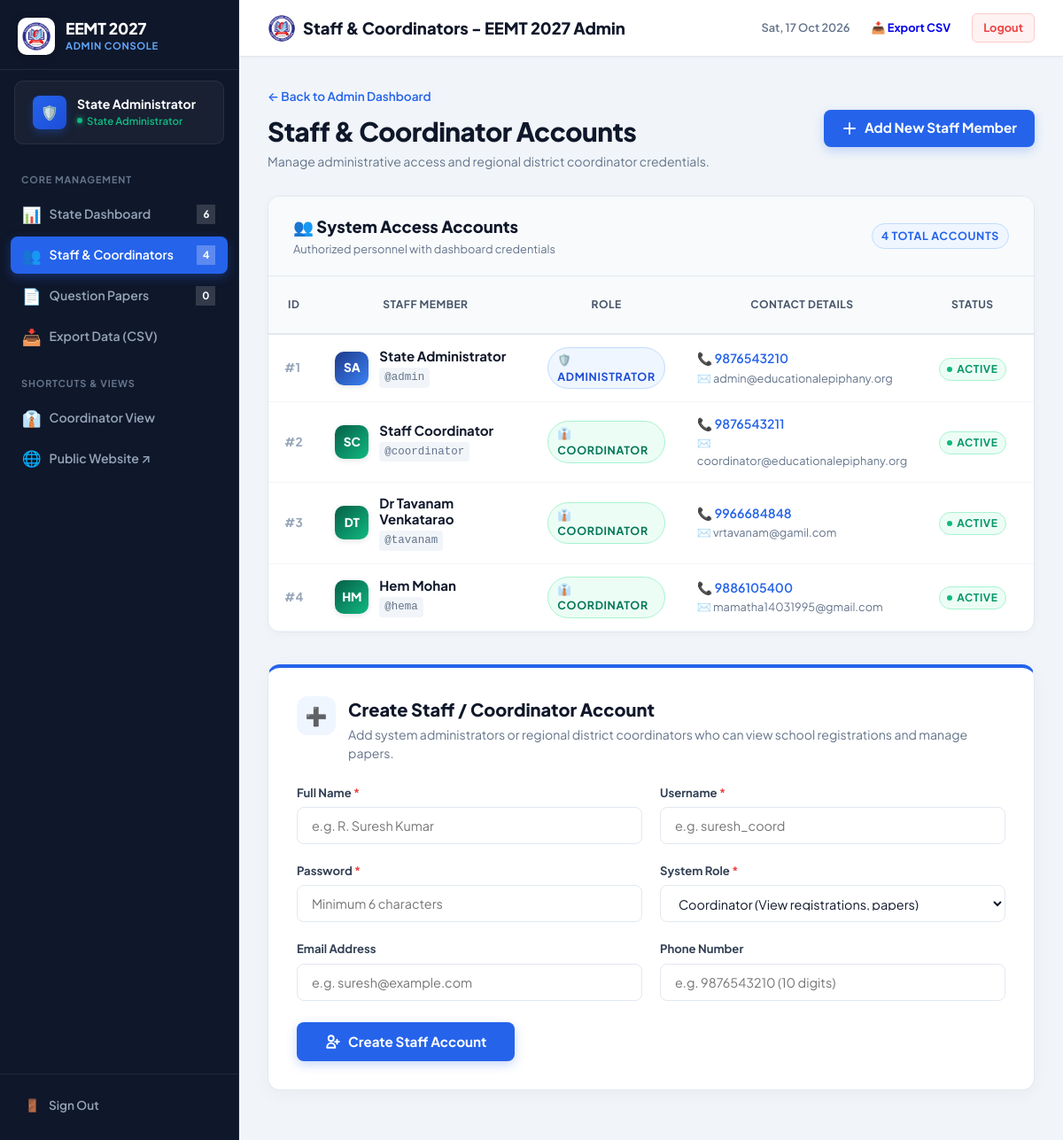
Page /admin/coordinators.php (signed in) on the earlier database version.
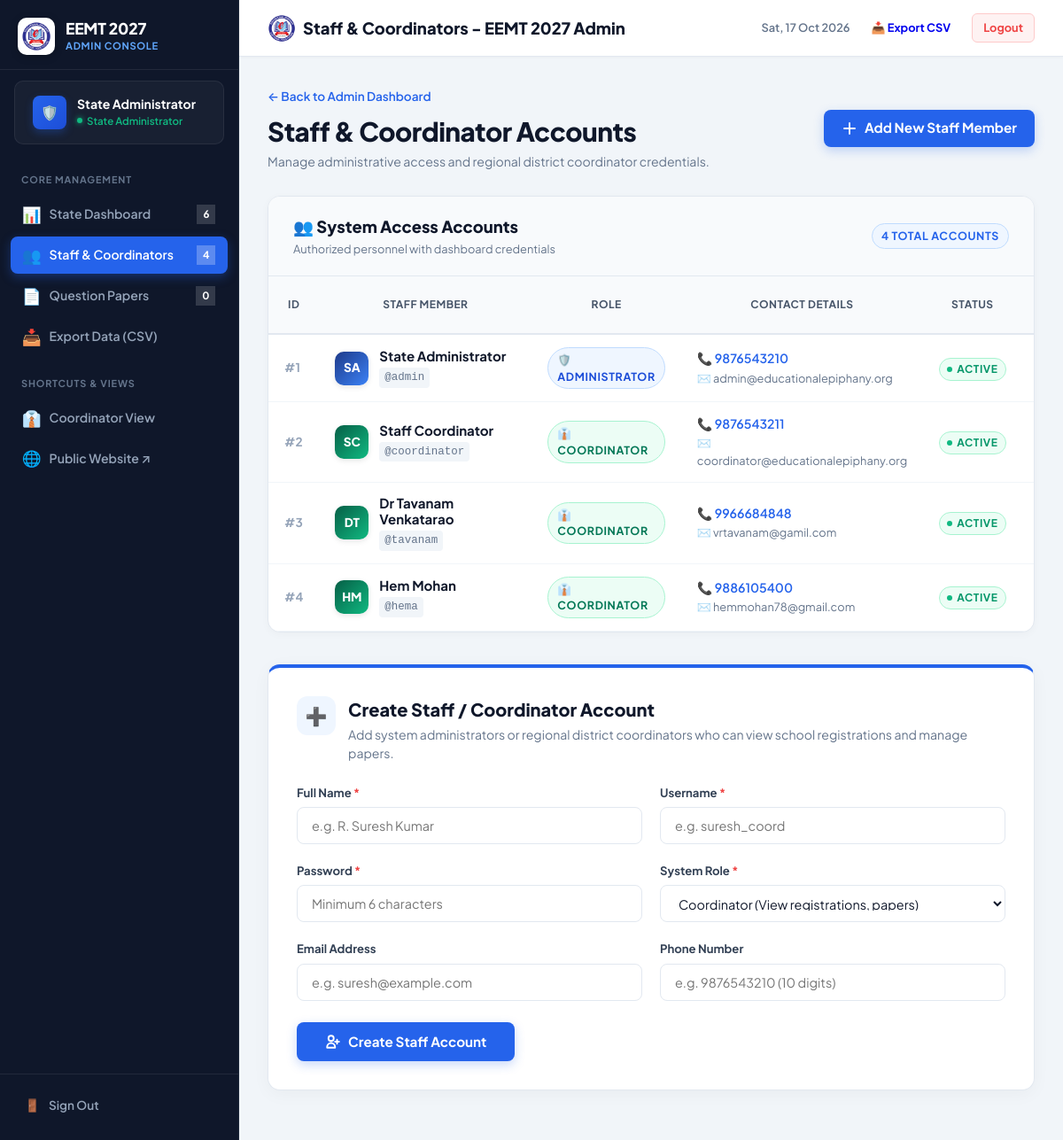
Same page on the later database version.
### tables this page shows
CREATE TABLE users (
            id INTEGER PRIMARY KEY AUTOINCREMENT,
            username TEXT NOT NULL UNIQUE,
            password_hash TEXT NOT NULL,
            name TEXT NOT NULL,
            role TEXT NOT NULL,
            assigned_district TEXT NULL,
            email TEXT NULL,
            mobile TEXT NULL,
            is_active INTEGER DEFAULT 1,
            created_at TEXT DEFAULT CURRENT_TIMESTAMP
        );

### includes/auth.php (called while the page is built, shortened)
<?php
function currentUser(): ?array {
    return $_SESSION['user'] ?? null;
}

### admin/coordinators.php (the view, shortened to what the rows shown need)
<?php
require_once __DIR__ . '/../includes/auth.php';
$pdo = getDB();
$stmt = $pdo->query("SELECT id, username, role, name, email, mobile, is_active, created_at FROM users ORDER BY id ASC");
$users = $stmt->fetchAll(PDO::FETCH_ASSOC);
$pageTitle = "Staff & Coordinators - EEMT 2027 Admin";
require_once __DIR__ . '/includes/admin_header.php';
?>
<div style="max-width: 1200px; margin: 0 auto;">
    <div style="margin-bottom: 1.75rem; display: flex; justify-content: space-between; align-items: center; flex-wrap: wrap; gap: 1rem;">
        <div>
            <h2 style="font-size: 1.85rem; font-weight: 800; color: #0f172a; margin-top: 0.35rem; letter-spacing: -0.5px;">
                Staff & Coordinator Accounts
            </h2>
        </div>
    </div>
    <div class="card" style="padding: 0; overflow: hidden; margin-bottom: 2.25rem; border: 1px solid #e2e8f0; border-radius: 14px; box-shadow: 0 2px 10px rgba(0,0,0,0.03);">
        <div class="table-responsive" style="overflow-x: auto; width: 100%;">
            <table class="table" style="width: 100%; min-width: 950px; border-collapse: collapse; margin-bottom: 0;">
                <thead style="background: #f8fafc; border-bottom: 2px solid #e2e8f0;">
                    <tr>
                        <th style="font-weight: 700; text-transform: uppercase; font-size: 0.75rem; letter-spacing: 0.5px; color: #475569; padding: 14px 18px; width: 70px;">ID</th>
                        <th style="font-weight: 700; text-transform: uppercase; font-size: 0.75rem; letter-spacing: 0.5px; color: #475569; padding: 14px 18px; min-width: 240px;">Staff Member</th>
                        <th style="font-weight: 700; text-transform: uppercase; font-size: 0.75rem; letter-spacing: 0.5px; color: #475569; padding: 14px 18px; width: 160px;">Role</th>
                        <th style="font-weight: 700; text-transform: uppercase; font-size: 0.75rem; letter-spacing: 0.5px; color: #475569; padding: 14px 18px; min-width: 240px;">Contact Details</th>
                        <th style="font-weight: 700; text-transform: uppercase; font-size: 0.75rem; letter-spacing: 0.5px; color: #475569; padding: 14px 18px; width: 120px;">Status</th>
                        <th style="font-weight: 700; text-transform: uppercase; font-size: 0.75rem; letter-spacing: 0.5px; color: #475569; padding: 14px 18px; width: 140px;">Created On</th>
                    </tr>
                </thead>
                <tbody>
                    <?php foreach ($users as $u):
                        $words = explode(' ', trim($u['name']));
                        $initials = '';
                        foreach ($words as $w) {
                            if (!empty($w)) $initials .= strtoupper($w[0]);
                            if (strlen($initials) >= 2) break;
                        }
                    ?>
                        <tr style="border-bottom: 1px solid #f1f5f9; transition: background 0.15s ease;">
                            <td style="padding: 14px 18px; vertical-align: middle; font-weight: 700; color: #94a3b8; font-size: 0.85rem;">
                                #<?php echo $u['id']; ?>
                            </td>
                            <td style="padding: 14px 18px; vertical-align: middle;">
                                <div style="display: flex; align-items: center; gap: 12px;">
                                    <div style="width: 38px; height: 38px; border-radius: 10px; background: <?php echo $u['role'] === 'admin' ? 'linear-gradient(135deg, #1e3a8a, #3b82f6)' : 'linear-gradient(135deg, #065f46, #10b981)'; ?>; color: #fff; display: flex; align-items: center; justify-content: center; font-size: 0.85rem; font-weight: 800; flex-shrink: 0; box-shadow: 0 2px 6px rgba(0,0,0,0.1);">
                                        <?php echo htmlspecialchars($initials); ?>
                                    </div>
                                    <div>
                                        <strong style="color: #0f172a; font-size: 0.94rem; display: block; line-height: 1.2;">
                                            <?php echo htmlspecialchars($u['name']); ?>
                                        </strong>
                                        <span style="font-size: 0.78rem; color: #64748b; font-family: monospace; background: #f1f5f9; padding: 2px 6px; border-radius: 4px; display: inline-block; margin-top: 3px;">
                                            @<?php echo htmlspecialchars($u['username']); ?>
                                        </span>
                                    </div>
                                </div>
                            </td>
                            <td style="padding: 14px 18px; vertical-align: middle;">
                                <?php if ($u['role'] === 'admin'): ?>
                                    <span class="badge" style="background: #eff6ff; color: #1d4ed8; border: 1px solid #bfdbfe; font-size: 0.78rem; font-weight: 700; padding: 4px 10px; display: inline-flex; align-items: center; gap: 4px;">
                                        🛡️ Administrator
                                    </span>
                                <?php else: ?>
                                    <span class="badge" style="background: #ecfdf5; color: #047857; border: 1px solid #a7f3d0; font-size: 0.78rem; font-weight: 700; padding: 4px 10px; display: inline-flex; align-items: center; gap: 4px;">
                                        👔 Coordinator
                                    </span>
                                <?php endif; ?>
                            </td>
                            <td style="padding: 14px 18px; vertical-align: middle;">
                                <?php if (!empty($u['mobile']) && $u['mobile'] !== 'N/A'): ?>
                                    <div style="font-weight: 600; color: #1e293b; font-size: 0.88rem;">
                                        <a href="tel:<?php echo htmlspecialchars($u['mobile']); ?>" style="color: #2563eb; text-decoration: none;">
                                            📞 <?php echo htmlspecialchars($u['mobile']); ?>
                                        </a>
                                    </div>
                                <?php else: ?>
                                    <div style="color: #94a3b8; font-size: 0.82rem;">No Phone</div>
                                <?php endif; ?>
                                <?php if (!empty($u['email']) && $u['email'] !== 'N/A'): ?>
                                    <div style="color: #64748b; font-size: 0.8rem; margin-top: 2px;">
                                        ✉️ <?php echo htmlspecialchars($u['email']); ?>
                                    </div>
                                <?php endif; ?>
                            </td>
                            <td style="padding: 14px 18px; vertical-align: middle;">
                                <?php if ($u['is_active'] == 1): ?>
                                    <span class="badge" style="background: #ecfdf5; color: #059669; border: 1px solid #a7f3d0; font-size: 0.75rem; font-weight: 700; padding: 3px 8px; display: inline-flex; align-items: center; gap: 5px;">
                                        <span style="width: 6px; height: 6px; border-radius: 50%; background: #10b981;"></span> Active
                                    </span>
                                <?php endif; ?>
                            </td>
                            <td style="padding: 14px 18px; vertical-align: middle; font-size: 0.82rem; color: #64748b; white-space: nowrap;">
                            </td>
                        </tr>
                    <?php endforeach; ?>
                </tbody>
            </table>
        </div>
    </div>
</div>
<?php require_once __DIR__ . '/includes/admin_footer.php'; ?>

### admin/includes/admin_header.php (shortened to what the rows shown need)
<?php
require_once __DIR__ . '/../../includes/auth.php';
$user = currentUser();
?>
<!DOCTYPE html>
<html lang="en">
<head>
    <link rel="stylesheet" href="../assets/css/app.css">
</head>
<body>
    <div class="admin-shell">
        <aside class="admin-sidebar" id="adminSidebar">
            <div class="sidebar-header-row">
            <a href="dashboard.php" class="sidebar-brand">
                <div class="sidebar-brand-text">
                    <h1>EEMT 2027</h1>
                </div>
            </a>
        </div>
            <div class="sidebar-user">
                <div class="user-meta">
                    <div class="user-name"><?php echo htmlspecialchars($user['name'] ?? 'State Admin'); ?></div>
                    <div class="user-role"><span class="status-dot"></span> State Administrator</div>
                </div>
            </div>
        </aside>
        <div class="admin-main">
            <header class="admin-topbar">
                <div class="topbar-left">
                    <div style="display: flex; align-items: center; gap: 8px;">
                        <h2 class="topbar-title">
                            <span><?php echo htmlspecialchars($pageTitle ?? 'State Administration'); ?></span>
                        </h2>
                    </div>
                </div>
            </header>
            <div class="admin-content">

Differences in the rows shown:
changed users "Hem Mohan": email "mamatha14031995@gmail.com" → "hemmohan78@gmail.com"
